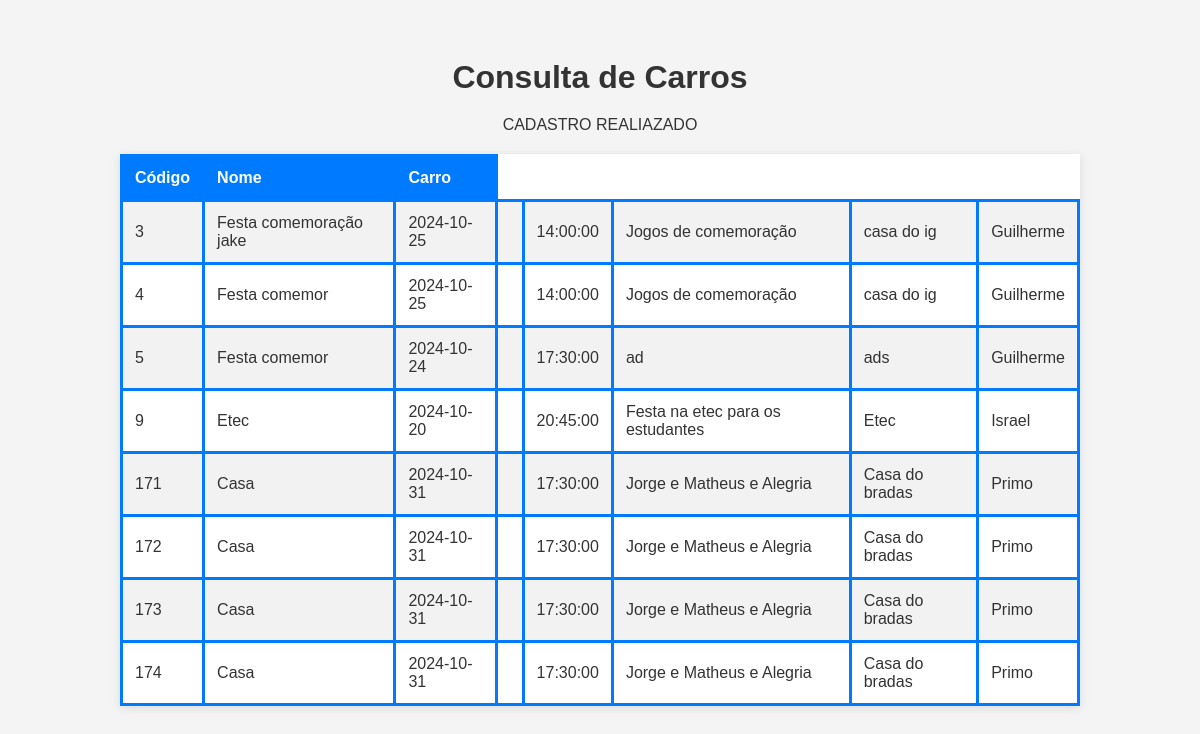
Screenshot of /valida_cadastro.php with the database file from the repository.
### tables this page shows
CREATE TABLE `evento` (
  `id_event` int(11) NOT NULL,
  `nm_event` varchar(255) NOT NULL,
  `dt_event` date NOT NULL,
  `hr_inicio_event` time NOT NULL,
  `hr_final_event` time NOT NULL,
  `descricao_event` text DEFAULT NULL,
  `local_event` varchar(255) DEFAULT NULL,
  `responsavel_event` varchar(255) DEFAULT NULL
);

### valida_cadastro.php (the view, shortened to what this page needs)
<?php
    $host = "localhost:3306";
    $user = "root";
    $pass = "";
    $base = "eventos";
    $conexao = mysqli_connect ($host, $user, $pass, $base);
    $resultadoSelect = mysqli_query($conexao, "SELECT * FROM evento");
    echo '<!DOCTYPE html>
    <html lang="en">
    <head>
        <meta charset="utf-8">
        <meta name="viewport" content="width=device-width, initial-scale=1.0">
        <title>Eventos</title>
        <link rel="stylesheet" href="style.css">
    </head>
    <body>
        <h1>Consulta de Carros</h1>
        <div class="success-message">CADASTRO REALIAZADO</div>
        <table>
            <tr><th>Código</th><th>Nome</th><th>Carro</th></tr>';
    while ($escrever = mysqli_fetch_array($resultadoSelect)) {
        echo "</td><td>" . $escrever['id_event'] . "</td><td>" . $escrever['nm_event'] . "</td><td>" . $escrever['dt_event'] ."</td><td>" . $escrever['hr_inicio_evet'] ."</td><td>" . $escrever['hr_final_event'] ."</td><td>" . $escrever['descricao_event'] ."</td><td>" . $escrever['local_event'] ."</td><td>" . $escrever['responsavel_event'] ."</td></tr>";
    }
    echo "</table>";
?>

### style.css (style rules this page uses)
body { font-family: Arial, sans-serif; background-color: #f4f4f4; color: #333; display: flex; flex-direction: column; align-items: center; justify-content: center; height: 100vh; margin: 0; }
h1 { margin-bottom: 20px; }
table { border-collapse: collapse; width: 80%; margin: 20px 0; background-color: #fff; box-shadow: 0 2px 10px rgba(0, 0, 0, 0.1); }
th, td { border: 3px solid #007BFF; padding: 12px; text-align: left; }
th { background-color: #007BFF; color: white; }

### rows the page displays
evento: id_event "3", nm_event "Festa comemoração jake", dt_event "2024-10-25", hr_final_event "14:00:00", descricao_event "Jogos de comemoração", local_event "casa do ig", responsavel_event "Guilherme"
evento: id_event "4", nm_event "Festa comemor", dt_event "2024-10-25", hr_final_event "14:00:00", descricao_event "Jogos de comemoração", local_event "casa do ig", responsavel_event "Guilherme"
evento: id_event "5", nm_event "Festa comemor", dt_event "2024-10-24", hr_final_event "17:30:00", descricao_event "ad", local_event "ads", responsavel_event "Guilherme"
evento: id_event "9", nm_event "Etec", dt_event "2024-10-20", hr_final_event "20:45:00", descricao_event "Festa na etec para os estudantes", local_event "Etec", responsavel_event "Israel"
evento: id_event "171", nm_event "Casa", dt_event "2024-10-31", hr_final_event "17:30:00", descricao_event "Jorge e Matheus e Alegria", local_event "Casa do bradas", responsavel_event "Primo"
evento: id_event "172", nm_event "Casa", dt_event "2024-10-31", hr_final_event "17:30:00", descricao_event "Jorge e Matheus e Alegria", local_event "Casa do bradas", responsavel_event "Primo"
evento: id_event "173", nm_event "Casa", dt_event "2024-10-31", hr_final_event "17:30:00", descricao_event "Jorge e Matheus e Alegria", local_event "Casa do bradas", responsavel_event "Primo"
evento: id_event "174", nm_event "Casa", dt_event "2024-10-31", hr_final_event "17:30:00", descricao_event "Jorge e Matheus e Alegria", local_event "Casa do bradas", responsavel_event "Primo"
